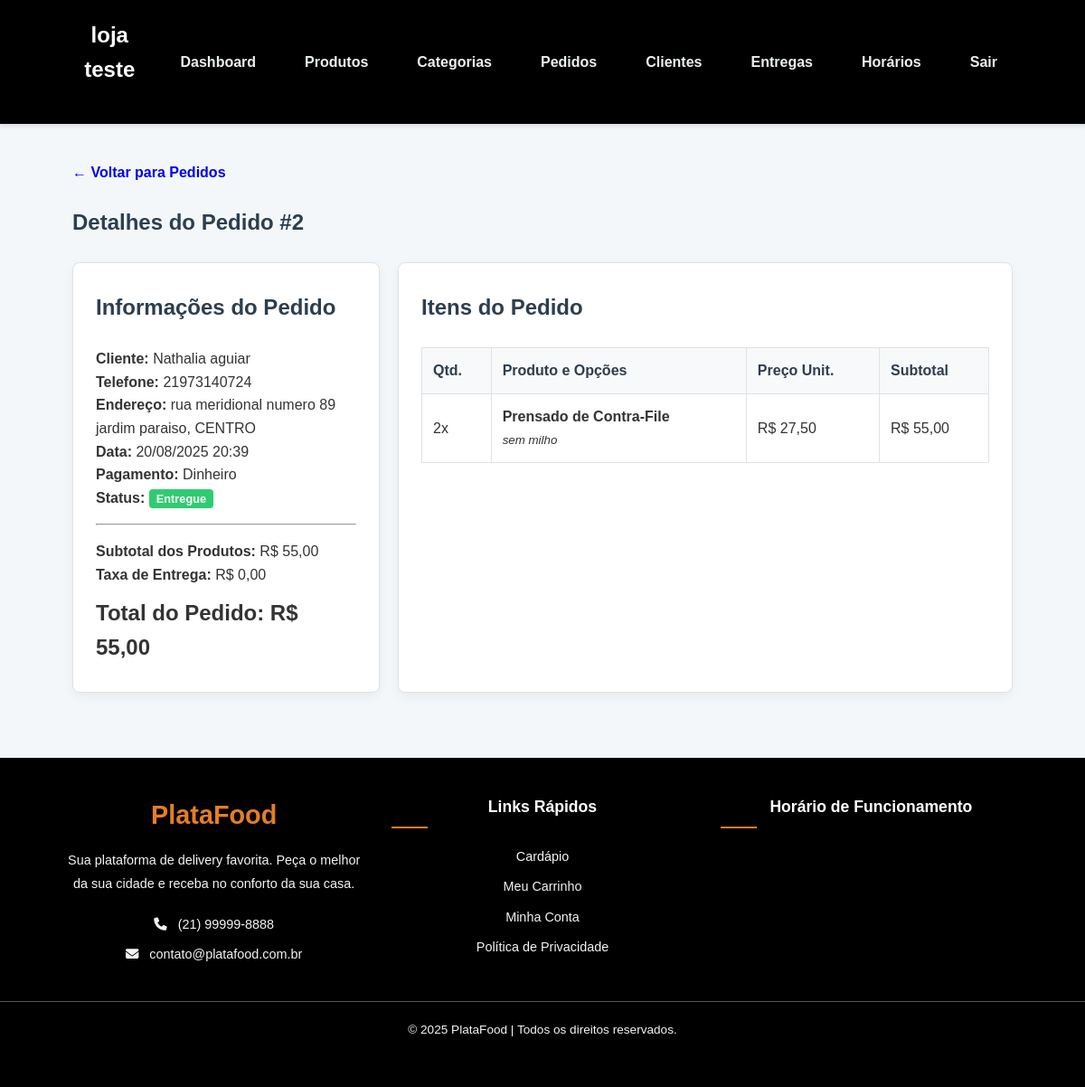
Screenshot of /admin/pedido_detalhes.php?id=2 (signed in) with the database file from the repository.
### tables this page shows
CREATE TABLE `configuracoes` (
  `loja_id` int(11) NOT NULL,
  `chave` varchar(50) NOT NULL,
  `valor` text DEFAULT NULL
);

CREATE TABLE `pedidos` (
  `id` int(11) NOT NULL,
  `loja_id` int(11) DEFAULT NULL,
  `usuario_id` int(11) NOT NULL,
  `data` timestamp NOT NULL DEFAULT current_timestamp(),
  `status` enum('pendente','preparando','saiu_para_entrega','entregue','cancelado','aguardando_pagamento') NOT NULL DEFAULT 'pendente',
  `total` decimal(10,2) NOT NULL,
  `taxa_entrega` decimal(10,2) DEFAULT 0.00,
  `metodo_pagamento` enum('dinheiro','cartao','pix') NOT NULL,
  `troco_para` decimal(10,2) DEFAULT NULL
);

CREATE TABLE `usuarios` (
  `id` int(11) NOT NULL,
  `nome` varchar(100) NOT NULL,
  `email` varchar(100) NOT NULL,
  `senha` varchar(255) NOT NULL,
  `endereco` text DEFAULT NULL,
  `bairro` varchar(100) DEFAULT NULL,
  `telefone` varchar(20) DEFAULT NULL,
  `criado_em` timestamp NOT NULL DEFAULT current_timestamp()
);

CREATE TABLE `pedido_itens` (
  `id` int(11) NOT NULL,
  `pedido_id` int(11) NOT NULL,
  `produto_id` int(11) NOT NULL,
  `quantidade` int(11) NOT NULL,
  `preco` decimal(10,2) NOT NULL,
  `observacao` text DEFAULT NULL
);

CREATE TABLE `produtos` (
  `id` int(11) NOT NULL,
  `loja_id` int(11) DEFAULT NULL,
  `nome` varchar(100) NOT NULL,
  `descricao` text DEFAULT NULL,
  `preco` decimal(10,2) NOT NULL,
  `imagem` varchar(255) DEFAULT 'default.jpg',
  `ativo` tinyint(4) DEFAULT 1,
  `categoria_id` int(11) DEFAULT NULL
);

### admin/pedido_detalhes.php (the view, shortened to what this page needs)
<?php
require_once 'includes/header.php';
require_once 'includes/auth_check.php';
$pedido_id = $_GET['id'];
$stmt_pedido = $pdo->prepare("
    SELECT p.*, u.nome as cliente_nome, u.endereco, u.bairro, u.telefone
    FROM pedidos p
    JOIN usuarios u ON p.usuario_id = u.id
    WHERE p.id = ?
");
$stmt_pedido->execute([$pedido_id]);
$pedido = $stmt_pedido->fetch();
$stmt_itens = $pdo->prepare("
    SELECT pi.*, pr.nome as produto_nome
    FROM pedido_itens pi
    JOIN produtos pr ON pi.produto_id = pr.id
    WHERE pi.pedido_id = ?
");
$stmt_itens->execute([$pedido_id]);
$itens_pedido = $stmt_itens->fetchAll();
?>
<section class="admin-crud">
    <a href="pedidos.php" class="btn-voltar" style="margin-bottom: 1.5rem; display: inline-block;">&larr; Voltar para Pedidos</a>
    <h1>Detalhes do Pedido #<?php echo $pedido['id']; ?></h1>
    <div class="detalhes-pedido-grid">
        <div class="form-wrapper">
            <h2>Informações do Pedido</h2>
            <p><strong>Cliente:</strong> <?php echo htmlspecialchars($pedido['cliente_nome']); ?></p>
            <p><strong>Telefone:</strong> <?php echo htmlspecialchars($pedido['telefone']); ?></p>
            <p><strong>Endereço:</strong> <?php echo htmlspecialchars($pedido['endereco'] . ', ' . $pedido['bairro']); ?></p>
            <p><strong>Data:</strong> <?php echo date('d/m/Y H:i', strtotime($pedido['data'])); ?></p>
            <p><strong>Pagamento:</strong> <?php echo ucwords($pedido['metodo_pagamento']); ?></p>
            <p><strong>Status:</strong> <span class="status-<?php echo $pedido['status']; ?>"><?php echo ucwords(str_replace('_', ' ', $pedido['status'])); ?></span></p>
            <hr style="margin: 1rem 0;">
            <p><strong>Subtotal dos Produtos:</strong> R$ <?php echo number_format($pedido['total'] - $pedido['taxa_entrega'], 2, ',', '.'); ?></p>
            <p><strong>Taxa de Entrega:</strong> R$ <?php echo number_format($pedido['taxa_entrega'], 2, ',', '.'); ?></p>
            <p style="font-size: 1.5rem; font-weight: bold; margin-top: 10px;">Total do Pedido: R$ <?php echo number_format($pedido['total'], 2, ',', '.'); ?></p>
        </div>
        <div class="form-wrapper">
            <h2>Itens do Pedido</h2>
            <table class="tabela-admin">
                <thead><tr><th>Qtd.</th><th>Produto e Opções</th><th>Preço Unit.</th><th>Subtotal</th></tr></thead>
                <tbody>
                    <?php foreach ($itens_pedido as $item): ?>
                        <tr>
                            <td><?php echo $item['quantidade']; ?>x</td>
                            <td>
                                <strong><?php echo htmlspecialchars($item['produto_nome']); ?></strong>
                                <?php if ($item['observacao']): ?>
                                    <br><small><em><?php echo htmlspecialchars($item['observacao']); ?></em></small>
                                <?php endif; ?>
                            </td>
                            <td>R$ <?php echo number_format($item['preco'], 2, ',', '.'); ?></td>
                            <td>R$ <?php echo number_format($item['preco'] * $item['quantidade'], 2, ',', '.'); ?></td>
                        </tr>
                    <?php endforeach; ?>
                </tbody>
            </table>
        </div>
    </div>
</section>
<?php require_once __DIR__ . '/../includes/footer.php'; ?>

### admin/includes/header.php (shortened to what this page needs)
<?php
require_once __DIR__ . '/../../config/db.php';
$nome_da_loja_admin = 'Painel Admin';
if (isset($_SESSION['admin_loja_id'])) {
    $loja_id_admin = $_SESSION['admin_loja_id'];
    $stmt_config = $pdo->prepare("SELECT valor FROM configuracoes WHERE loja_id = ? AND chave = 'nome_loja'");
    $stmt_config->execute([$loja_id_admin]);
    $nome_config = $stmt_config->fetchColumn();
    if ($nome_config) {
        $nome_da_loja_admin = $nome_config;
    }
}
function is_admin_active($page_name) {
    return basename($_SERVER['PHP_SELF']) == $page_name ? 'active' : '';
}
?>
<!DOCTYPE html>
<html lang="pt-BR">
<head>
    <link rel="stylesheet" href="../css/style.css"> <script src="https://cdn.jsdelivr.net/npm/chart.js"></script>
</head>
<body class="admin-page">
    <header class="admin-header">
        <div class="container">
            <a href="dashboard.php" class="logo"><?php echo htmlspecialchars($nome_da_loja_admin); ?></a>
            <nav>
                <ul>
                    <li><a href="dashboard.php" class="<?php echo is_admin_active('dashboard.php'); ?>">Dashboard</a></li>
                    <li><a href="produtos.php" class="<?php echo is_admin_active('produtos.php'); ?>">Produtos</a></li>
                    <li><a href="categorias.php" class="<?php echo is_admin_active('categorias.php'); ?>">Categorias</a></li>
                    <li><a href="pedidos.php" class="<?php echo is_admin_active('pedidos.php'); ?>">Pedidos</a></li>
                    <li><a href="clientes.php" class="<?php echo is_admin_active('clientes.php'); ?>">Clientes</a></li>
                    <li><a href="entregas.php" class="<?php echo is_admin_active('entregas.php'); ?>">Entregas</a></li>
                    <li><a href="horarios.php" class="<?php echo is_admin_active('horarios.php'); ?>">Horários</a></li>
                    <li><a href="logout.php">Sair</a></li>
                </ul>
            </nav>
        </div>
    </header>
    <main class="container admin-main">

### css/style.css (style rules this page uses)
* { margin: 0; padding: 0; box-sizing: border-box; font-family: Arial, sans-serif; }
body { background-color: #f4f4f4; color: #333; line-height: 1.6; }
.container { max-width: 1100px; margin: auto; overflow: hidden; padding: 0 20px; }
header { background: #fff; color: #333; padding: 1rem 0; border-bottom: 1px solid #ddd; position: sticky; top: 0; z-index: 1000; }
header .container { display: flex; justify-content: space-between; align-items: center; }
header .logo { font-size: 1.5rem; font-weight: bold; color: #e67e22; text-decoration: none; }
header nav ul { list-style: none; display: flex; }
header nav ul li { margin-left: 20px; }
header nav a { text-decoration: none; color: #333; font-weight: bold; transition: color 0.3s ease; }
main { padding: 2rem 0; }
h1, h2 { margin-bottom: 1.5rem; color: #333; }
.form-wrapper { background: #fff; padding: 2rem; border-radius: 5px; width: 100%; max-width: 400px; }
.tabela-carrinho, .tabela-admin, .tabela-pedidos { width: 100%; border-collapse: collapse; margin-top: 20px; background: #fff; }
.tabela-carrinho th, .tabela-carrinho td, .tabela-admin th, .tabela-admin td, .tabela-pedidos th, .tabela-pedidos td { border: 1px solid #ddd; padding: 12px; text-align: left; }
.tabela-carrinho th, .tabela-admin th, .tabela-pedidos th { background-color: #f2f2f2; }
.status-entregue { color: #2ecc71; font-weight: bold; }
.admin-header { background: black !important; }
.admin-header .logo { color: #fff; }
.admin-header nav a { color: #ecf0f1; }
.admin-crud .form-wrapper { max-width: 100%; margin-bottom: 2rem; }
html.tema-claro { --admin-bg: #f8f9fa; --admin-surface: #ffffff; --admin-text: #333; --admin-heading: #2c3e50; --admin-border: #dee2e6; --admin-input-bg: #ffffff; --admin-grid-color: rgba(0, 0, 0, 0.1); }
.admin-main { background-color: var(--admin-bg); transition: background-color 0.3s ease; }
html[class*="tema-"] .admin-main h1, html[class*="tema-"] .admin-main h2 { color: var(--admin-heading); }
html[class*="tema-"] .stat-card, html[class*="tema-"] .form-wrapper, html[class*="tema-"] .grafico-container, html[class*="tema-"] .tabela-admin { background-color: var(--admin-surface); border: 1px solid var(--admin-border); color: var(--admin-text); transition: background-color 0.3s ease, border-color 0.3s ease; }
html[class*="tema-"] .tabela-admin th { background-color: var(--admin-bg); color: var(--admin-heading); border-color: var(--admin-border); }
html[class*="tema-"] .tabela-admin td { border-color: var(--admin-border); }
body.admin-page { background-color: var(--admin-bg); transition: background-color 0.3s ease; }
.admin-main { background-color: transparent; }
html { scroll-behavior: smooth; scroll-padding-top: 100px; }
.btn-voltar { display: inline-block; margin-bottom: 1.5rem; text-decoration: none; font-weight: bold; }
.logo { display: flex; align-items: center; text-decoration: none; }
.detalhes-pedido-grid { display: grid; grid-template-columns: 1fr 2fr; gap: 25px; }
.status-entregue { background-color: #2ecc71; color: #fff; padding: 3px 8px; border-radius: 4px; font-size: 0.8rem; font-weight: bold; }
.admin-header { background-color: black; color: #ecf0f1; padding: 20px 0; box-shadow: 0 2px 5px rgba(0,0,0,0.1); }
.admin-header .container { width: 90%; max-width: 1100px; margin: 0 auto; display: flex; justify-content: space-between; align-items: center; }
.logo { text-align: center; margin-bottom: 20px; }
body.admin-page { background-color: #f4f7fa; color: #333; min-height: 100vh; }
.admin-header { background-color: #2c3e50; color: #ecf0f1; padding: 20px 0; box-shadow: 0 2px 5px rgba(0,0,0,0.1); }
.admin-header nav a { color: #ecf0f1; text-decoration: none; font-weight: 600; padding: 8px 15px; border: 2px solid transparent; border-radius: 4px; transition: background-color 0.3s ease, border-color 0.3s ease; }
.container.admin-main { width: 90%; max-width: 1100px; margin: 40px auto; }
.form-wrapper { background-color: #fff; padding: 30px 25px; border-radius: 8px; box-shadow: 0 4px 12px rgba(0,0,0,0.05); }
.form-wrapper h2 { margin-bottom: 25px; color: #2c3e50; font-weight: 700; font-size: 1.5rem; }

### admin/pedido_detalhes.php (style rules this page uses)
.detalhes-pedido-grid { display: grid; grid-template-columns: 1fr 2fr; gap: 20px; }

### rows the page displays
configuracoes: valor "loja teste"
pedidos: id "2", usuario.nome "Nathalia aguiar", usuario.telefone "21973140724", usuario.bairro "rua meridional numero 89 jardim paraiso, CENTRO", data "20/08/2025 20:39", metodo_pagamento "Dinheiro", status "Entregue", $pedido['total'] - $pedido['taxa_entrega'] "55,00", taxa_entrega "0,00", total "55,00"
pedido_itens: quantidade "2", produto.nome "Prensado de Contra-File", observacao "sem milho", preco "27,50", $item['preco'] * $item['quantidade'] "55,00"
